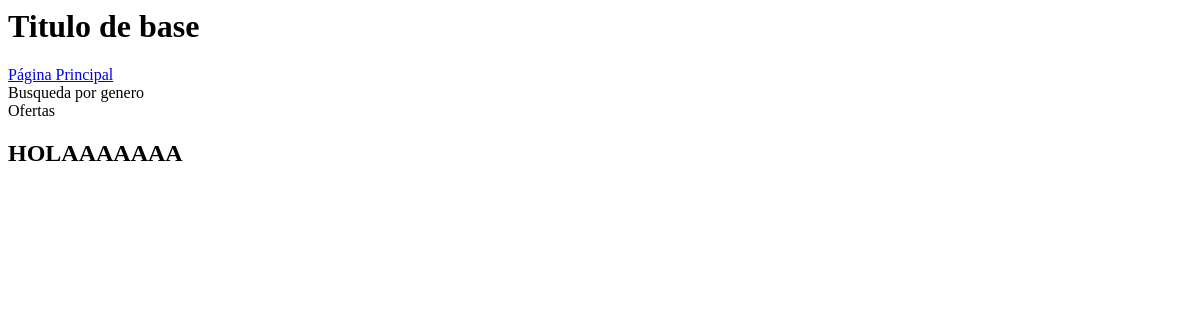
The app's page /app/genero/H/, older data.
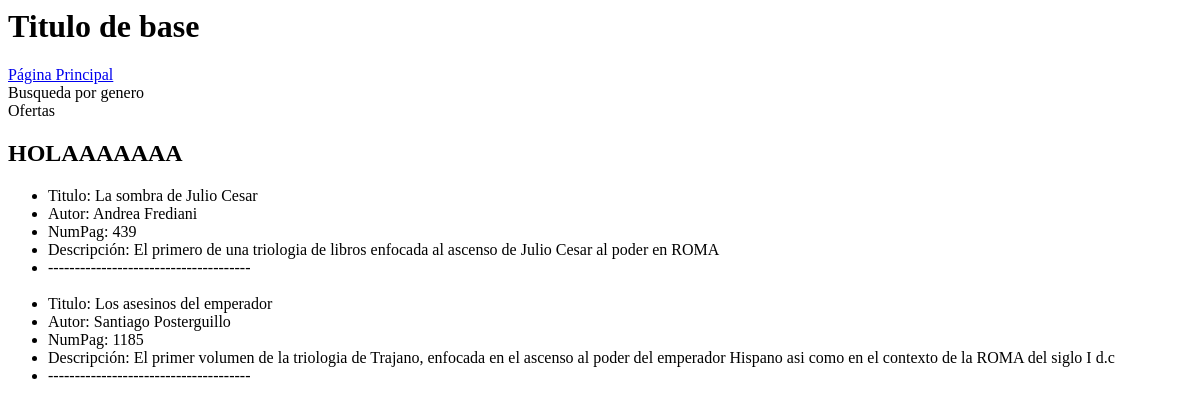
The same page, newer data.
### appLibreria/models.py (models this page shows, shortened)
class Libro(models.Model):
    isbn=models.CharField(max_length=13,primary_key=True)
    titulo=models.CharField(max_length=100)
    descripcion=models.CharField(max_length=300)
    fecha_publicacion=models.DateField()#Importante: No hay en django una función que solo se pueda poner año y mes
    precio=models.FloatField()
    num_paginas=models.IntegerField()
    autor=models.ForeignKey(Autor,on_delete=models.CASCADE)
    editorial=models.ForeignKey(Editorial,on_delete=models.CASCADE)
    class Genero(models.TextChoices):
        historico= "H", "Historico" #Se pone dos veces ya que el primer valor es lo que se guarda en la bd y la segunda lo que se vera en las templates
        romance= "R", "Romance"
        accion= "A", "Acción"
        fantasia= "F", "Fantasía"
    genero=models.CharField(max_length=1,choices=Genero.choices)#Se limita la elección a las de genero
    class Idioma(models.TextChoices):
        espaniol="ESP", "Español"
        euskera="EUS", "Euskera"
        ingles="ENG", "Ingles"
    idioma=models.CharField(max_length=3,choices=Idioma.choices)
    stock=models.IntegerField

class Autor(models.Model):
    nombre=models.CharField(max_length=50)#No se pone la id por que la base de datos asigna automaticamente la id
    def __str__(self):
        return self.nombre #Ayuda al admin, ya que aparece el nombre en pantalla del autor

### appLibreria/views.py (the view)
# urls.py: path('genero/<str:genero_libro>/', views.genero, name='genero'),#H = historico, R = romance, A = acción, F = fantasia enel buscador poner las letras solas, no las palabras, asi esta en la BD
def genero(request, genero_libro):
    try:
        Libros = models.Libro.objects.filter(genero=genero_libro)#Filtramos todos los libros del genero que se ha escogido y los guardamos en Libros
        context = { #Creamos contexto, que se la pasaremos a la HTML para que sepa el contenido de cada variable
            'Libros':  Libros#Lista de objetos "libro"
        }
        print("Genero del libro: ", genero_libro)
    except models.Libro.DoesNotExist:#Pagina personalizada del error
        raise Http404("No se encuentra el puñetero libro")
    return render(request, 'ofertas.html', context) #Render se usa para crear un HTML como resuesta, por decirlo simple, y le pasamos lo que necesita para funcionar

### appLibreria/templates/ofertas.html
{% extends "base.html" %}
{% block content %}
    <h2>HOLAAAAAAA</h2>
    <ul>
    {% for libro in Libros %}
        <div class="muestraLibros">
            <li> Titulo: {{libro.titulo}} </li>
            <li> Autor: {{libro.autor}} </li>
            <li> NumPag: {{libro.num_paginas}} </li>
            <li> Descripción: {{libro.descripcion}} </li>
            <li>--------------------------------------</li>
            <br>
        </div>
        {% endfor %}
    </ul>
{% endblock %}

### appLibreria/templates/base.html
<head>
</head>
<body>
    <header id="headerBotones">
        <h1 id="h1Titulo">{% block title %}Titulo de base{% endblock %}</h1>
        <div id="agrupadorBotones">
            <a class="divBotones" href="{% url 'antiguedad' %}">
                <div class="contBoton">
                    Página Principal
                </div>
            </a>
            <a class="divBotones" >
                <div class="contBoton">
                    Busqueda por genero
                </div>
            </a>
            <a class="divBotones">
                <div class="contBoton">
                    Ofertas
                </div>
            </a>
        </div>
    </header>
    <div id="content">
        {% block content %}Lo que hay por defecto{% endblock %}
    </div>
</body>

Row changes from the older to the newer data that the page shows:
added Libro: titulo "La sombra de Julio Cesar", autor "Andrea Frediani", num_paginas "439", descripcion "El primero de una triologia de libros enfocada al ascenso de Julio Cesar al poder en ROMA"
added Libro: titulo "Los asesinos del emperador", autor "Santiago Posterguillo", num_paginas "1185", descripcion "El primer volumen de la triologia de Trajano, enfocada en el ascenso al poder del emperador Hispano asi como en el contexto de la ROMA del siglo I d.c"
